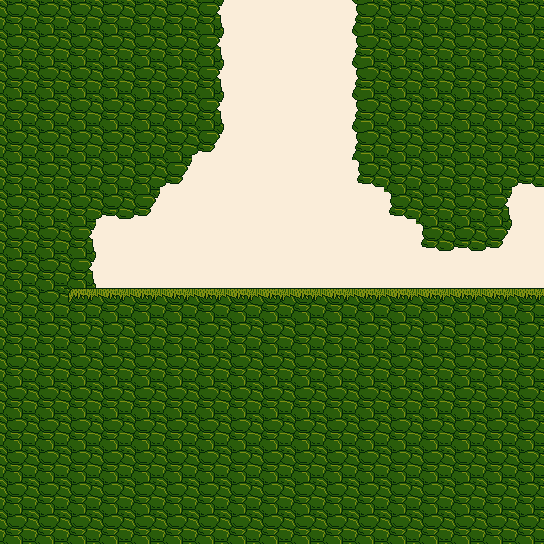

Below is a game level as drawn by its tile map, then a one-line description and the .tmx that defines it (tile-layer data replaced by summaries):
An orthogonal 17x17 tile map with 32x32 px tiles, 2 tile layers (sky, ground) and 3 objects (2x char, action).

<map version="1.0" orientation="orthogonal" renderorder="right-down" width="17" height="17" tilewidth="32" tileheight="32" nextobjectid="33">
 <tileset firstgid="1" name="green" tilewidth="32" tileheight="32">
  <image source="../../src/img/green.png" width="256" height="256" />
  <terraintypes>
   <terrain name="gnd" tile="-1" />
  </terraintypes>
  <tile id="1" terrain="0,0,0,0" />
  <tile id="2" terrain=",,0,0" />
  <tile id="3" terrain=",,0," />
  <tile id="4" terrain=",,,0" />
  <tile id="5" terrain=",0,,0" />
  <tile id="6" terrain=",0,0,0" />
  <tile id="7" terrain="0,,0," />
  <tile id="8" terrain="0,,0,0" />
  <tile id="9" terrain="0,0,," />
  <tile id="11" terrain=",0,," />
  <tile id="12" terrain="0,,," />
  <tile id="16" terrain="0,0,0," />
  <tile id="17" terrain="0,0,,0" />
  <tile id="18">
   <objectgroup draworder="index" />
  </tile>
  <tile id="29">
   <animation>
    <frame tileid="29" duration="150" />
    <frame tileid="30" duration="150" />
    <frame tileid="31" duration="150" />
    <frame tileid="32" duration="150" />
   </animation>
  </tile>
  <tile id="33">
   <animation>
    <frame tileid="33" duration="150" />
    <frame tileid="34" duration="150" />
    <frame tileid="35" duration="150" />
   </animation>
  </tile>
 </tileset>
 <layer name="sky" width="17" height="17">
  <data>[289 cells, 289 non-empty, 1 distinct tile ids]</data>
 </layer>
 <layer name="ground" width="17" height="17">
  <properties>
   <property name="collidable" value="true" />
  </properties>
  <data>[289 cells, 231 non-empty, 8 distinct tile ids]</data>
 </layer>
 <objectgroup name="objects">
  <properties>
   <property name="collidable" value="true" />
  </properties>
  <object id="7" name="finish" type="action" gid="19" x="448" y="288" width="32" height="32" />
  <object id="19" name="shaman" type="char" x="160" y="256" width="32" height="32" />
  <object id="28" name="shaman" type="char" x="224" y="256" width="32" height="32" />
 </objectgroup>
</map>
